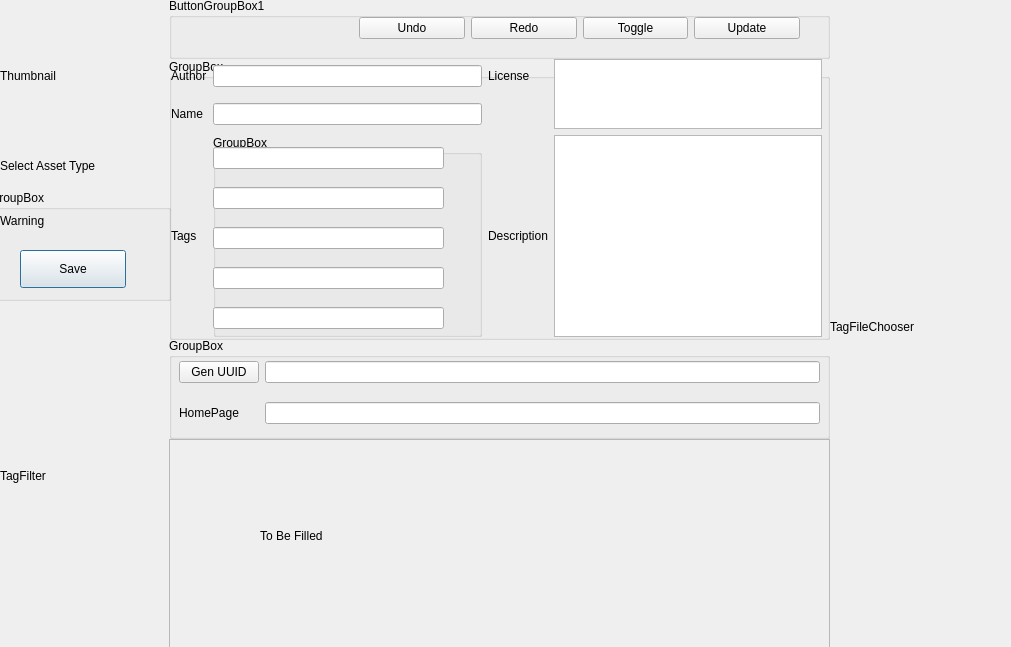
<?xml version="1.0" encoding="UTF-8"?>
<ui version="4.0">
 <class>MHApplication</class>
 <widget class="QDialog" name="MHApplication">
  <property name="geometry">
   <rect>
    <x>0</x>
    <y>0</y>
    <width>1011</width>
    <height>647</height>
   </rect>
  </property>
  <property name="windowTitle">
   <string>Dialog</string>
  </property>
  <widget class="QWidget" name="LeftWidget" native="true">
   <property name="geometry">
    <rect>
     <x>-10</x>
     <y>0</y>
     <width>181</width>
     <height>651</height>
    </rect>
   </property>
   <widget class="QLabel" name="Thumbnail">
    <property name="geometry">
     <rect>
      <x>10</x>
      <y>10</y>
      <width>171</width>
      <height>131</height>
     </rect>
    </property>
    <property name="text">
     <string>Thumbnail</string>
    </property>
   </widget>
   <widget class="QLabel" name="TagFilter">
    <property name="geometry">
     <rect>
      <x>10</x>
      <y>300</y>
      <width>171</width>
      <height>351</height>
     </rect>
    </property>
    <property name="text">
     <string>TagFilter</string>
    </property>
   </widget>
   <widget class="QLabel" name="SelsectAssetType">
    <property name="geometry">
     <rect>
      <x>10</x>
      <y>140</y>
      <width>171</width>
      <height>51</height>
     </rect>
    </property>
    <property name="text">
     <string>Select Asset Type</string>
    </property>
   </widget>
   <widget class="QGroupBox" name="SaveGroupBox">
    <property name="geometry">
     <rect>
      <x>0</x>
      <y>190</y>
      <width>181</width>
      <height>111</height>
     </rect>
    </property>
    <property name="title">
     <string>GroupBox</string>
    </property>
    <widget class="QLabel" name="Warning">
     <property name="geometry">
      <rect>
       <x>10</x>
       <y>0</y>
       <width>171</width>
       <height>61</height>
      </rect>
     </property>
     <property name="text">
      <string>Warning</string>
     </property>
    </widget>
    <widget class="QPushButton" name="SaveButton">
     <property name="geometry">
      <rect>
       <x>30</x>
       <y>60</y>
       <width>106</width>
       <height>38</height>
      </rect>
     </property>
     <property name="text">
      <string>Save</string>
     </property>
    </widget>
   </widget>
  </widget>
  <widget class="QWidget" name="RightWidget" native="true">
   <property name="geometry">
    <rect>
     <x>830</x>
     <y>0</y>
     <width>191</width>
     <height>651</height>
    </rect>
   </property>
   <widget class="QLabel" name="TagFileChooser">
    <property name="geometry">
     <rect>
      <x>0</x>
      <y>1</y>
      <width>181</width>
      <height>651</height>
     </rect>
    </property>
    <property name="text">
     <string>TagFileChooser</string>
    </property>
   </widget>
  </widget>
  <widget class="QWidget" name="TopWidget2" native="true">
   <property name="geometry">
    <rect>
     <x>169</x>
     <y>-1</y>
     <width>661</width>
     <height>651</height>
    </rect>
   </property>
   <widget class="QGroupBox" name="ButtonGroupBox2">
    <property name="geometry">
     <rect>
      <x>0</x>
      <y>-1</y>
      <width>661</width>
      <height>61</height>
     </rect>
    </property>
    <property name="title">
     <string>ButtonGroupBox1</string>
    </property>
    <widget class="QWidget" name="layoutWidget">
     <property name="geometry">
      <rect>
       <x>190</x>
       <y>10</y>
       <width>441</width>
       <height>40</height>
      </rect>
     </property>
     <layout class="QHBoxLayout" name="horizontalLayout2">
      <item>
       <widget class="QPushButton" name="UndoButton">
        <property name="text">
         <string>Undo</string>
        </property>
       </widget>
      </item>
      <item>
       <widget class="QPushButton" name="RedoButton">
        <property name="text">
         <string>Redo</string>
        </property>
       </widget>
      </item>
      <item>
       <widget class="QPushButton" name="ToggleButton2">
        <property name="text">
         <string>Toggle</string>
        </property>
       </widget>
      </item>
      <item>
       <widget class="QPushButton" name="UpdateButton">
        <property name="text">
         <string>Update</string>
        </property>
       </widget>
      </item>
     </layout>
    </widget>
   </widget>
   <widget class="QGroupBox" name="CommonDataGroupBox1">
    <property name="geometry">
     <rect>
      <x>0</x>
      <y>60</y>
      <width>661</width>
      <height>281</height>
     </rect>
    </property>
    <property name="title">
     <string>GroupBox</string>
    </property>
    <widget class="QWidget" name="layoutWidget">
     <property name="geometry">
      <rect>
       <x>2</x>
       <y>0</y>
       <width>651</width>
       <height>278</height>
      </rect>
     </property>
     <layout class="QGridLayout" name="gridLayout">
      <item row="0" column="0">
       <widget class="QLabel" name="AuthorLabel">
        <property name="text">
         <string>Author</string>
        </property>
       </widget>
      </item>
      <item row="0" column="1">
       <widget class="QLineEdit" name="AuthorLineEdit"/>
      </item>
      <item row="0" column="2">
       <widget class="QLabel" name="LicenseLabel">
        <property name="text">
         <string>License</string>
        </property>
       </widget>
      </item>
      <item row="0" column="3" rowspan="2">
       <widget class="QTextEdit" name="LicensTextEdit"/>
      </item>
      <item row="1" column="0">
       <widget class="QLabel" name="NameLabel">
        <property name="text">
         <string>Name</string>
        </property>
       </widget>
      </item>
      <item row="1" column="1">
       <widget class="QLineEdit" name="NameLineEdit"/>
      </item>
      <item row="2" column="0">
       <widget class="QLabel" name="TagsLabel">
        <property name="text">
         <string>Tags</string>
        </property>
       </widget>
      </item>
      <item row="2" column="1">
       <widget class="QGroupBox" name="TagListGroupBox">
        <property name="title">
         <string>GroupBox</string>
        </property>
        <widget class="QWidget" name="layoutWidget">
         <property name="geometry">
          <rect>
           <x>0</x>
           <y>0</y>
           <width>231</width>
           <height>206</height>
          </rect>
         </property>
         <layout class="QVBoxLayout" name="TagListverticalLayout">
          <item>
           <widget class="QLineEdit" name="TagLineEdit1"/>
          </item>
          <item>
           <widget class="QLineEdit" name="TagLineEdit2"/>
          </item>
          <item>
           <widget class="QLineEdit" name="TagLineEdit3"/>
          </item>
          <item>
           <widget class="QLineEdit" name="TagLineEdit4"/>
          </item>
          <item>
           <widget class="QLineEdit" name="TagLineEdit5"/>
          </item>
         </layout>
        </widget>
       </widget>
      </item>
      <item row="2" column="2">
       <widget class="QLabel" name="DescriptionLabel">
        <property name="text">
         <string>Description</string>
        </property>
       </widget>
      </item>
      <item row="2" column="3">
       <widget class="QTextEdit" name="DescriptionTextEdit"/>
      </item>
     </layout>
    </widget>
   </widget>
   <widget class="QGroupBox" name="CommonDataGroupBox2">
    <property name="geometry">
     <rect>
      <x>0</x>
      <y>339</y>
      <width>661</width>
      <height>101</height>
     </rect>
    </property>
    <property name="title">
     <string>GroupBox</string>
    </property>
    <widget class="QWidget" name="layoutWidget">
     <property name="geometry">
      <rect>
       <x>10</x>
       <y>10</y>
       <width>641</width>
       <height>91</height>
      </rect>
     </property>
     <layout class="QGridLayout" name="gridLayout_2">
      <item row="0" column="0">
       <widget class="QPushButton" name="UUIDButton">
        <property name="text">
         <string>Gen UUID</string>
        </property>
       </widget>
      </item>
      <item row="0" column="1">
       <widget class="QLineEdit" name="UUIDLineEdit"/>
      </item>
      <item row="1" column="0">
       <widget class="QLabel" name="HomePageLabel">
        <property name="text">
         <string>HomePage</string>
        </property>
       </widget>
      </item>
      <item row="1" column="1">
       <widget class="QLineEdit" name="HomePageLineEdit"/>
      </item>
     </layout>
    </widget>
   </widget>
   <widget class="QScrollArea" name="ExtraDataScrollArea">
    <property name="geometry">
     <rect>
      <x>0</x>
      <y>440</y>
      <width>661</width>
      <height>211</height>
     </rect>
    </property>
    <property name="widgetResizable">
     <bool>true</bool>
    </property>
    <widget class="QWidget" name="scrollAreaWidgetContents">
     <property name="geometry">
      <rect>
       <x>0</x>
       <y>0</y>
       <width>657</width>
       <height>207</height>
      </rect>
     </property>
     <widget class="QLabel" name="ExtraDataLabel">
      <property name="geometry">
       <rect>
        <x>90</x>
        <y>60</y>
        <width>151</width>
        <height>71</height>
       </rect>
      </property>
      <property name="text">
       <string>To Be Filled</string>
      </property>
     </widget>
    </widget>
   </widget>
  </widget>
 </widget>
 <resources/>
 <connections/>
</ui>
